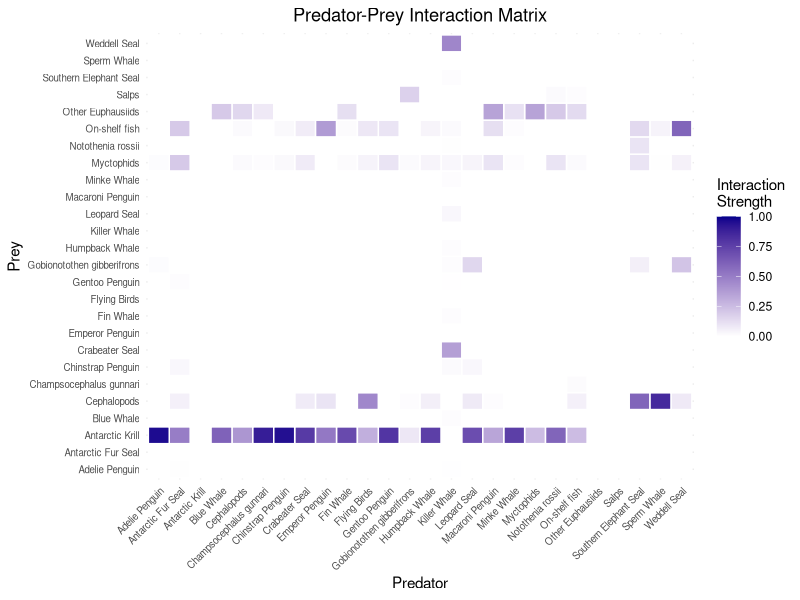
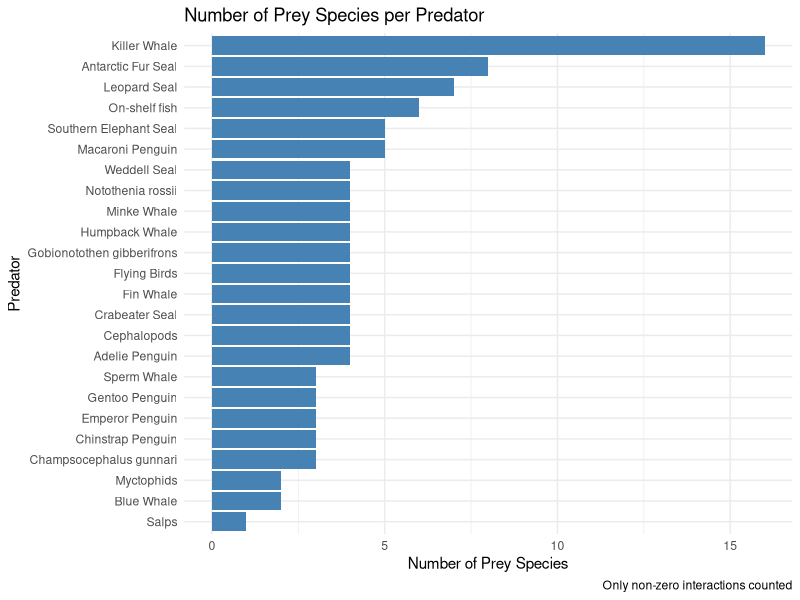
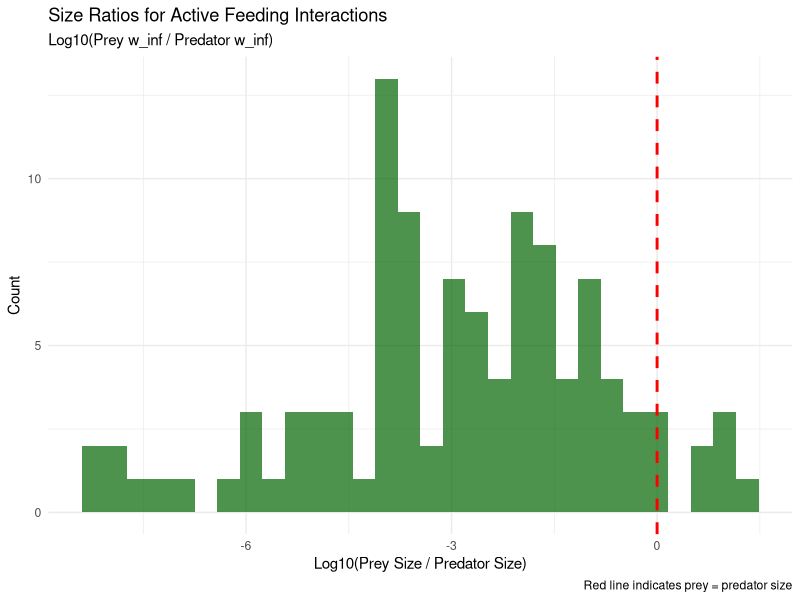
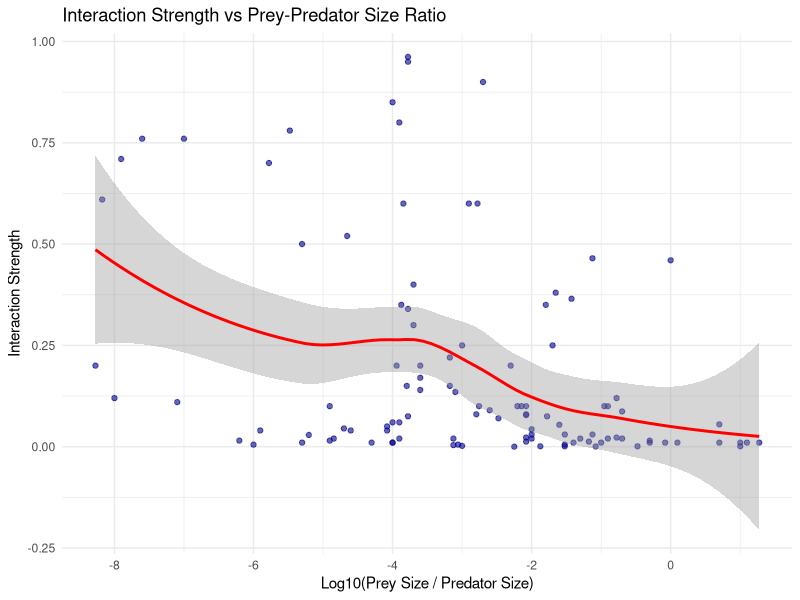

Recreate these plots in R, in order.
# Interaction Matrix Calibration for WAP Mizer Model
# Step 5: Validate and calibrate the interaction matrix
# 
# This script:
# 1. Loads the existing interaction matrix (from EwE diet)
# 2. Loads species parameters
# 3. Validates the interaction matrix against size-based feeding rules
# 4. Generates diagnostic plots
# 5. Creates calibrated versions if needed

# Load required packages
library(tidyverse)
library(here)

# Set working directory to project root if using here
if (basename(getwd()) != "TranslatingMEMs") {
  setwd(here::here())
}

cat("=== Interaction Matrix Calibration ===\n")
cat("Working directory:", getwd(), "\n\n")

# 1. Load data ----
cat("Loading data...\n")

# Load species parameters
species_params <- read_csv("Models/AI-assisted/Attempt 1/species_parameters.csv",
                          show_col_types = FALSE)

# Load existing interaction matrices
interaction_wide <- read_csv("Models/AI-assisted/Attempt 1/interaction_matrix.csv",
                            show_col_types = FALSE)
interaction_long <- read_csv("Models/AI-assisted/Attempt 1/interaction_matrix_long.csv",
                            show_col_types = FALSE)

# Load EwE diet composition for comparison
ewe_diet <- read_csv("Input_Files/EwE_files/Dahood WAP -Diet composition.csv",
                    show_col_types = FALSE, skip = 0)

cat("  - Species parameters:", nrow(species_params), "species\n")
cat("  - Interaction matrix:", nrow(interaction_wide), "prey x", 
    ncol(interaction_wide) - 1, "predators\n")
cat("  - EwE diet matrix:", nrow(ewe_diet), "rows\n\n")

# 2. Validate interaction matrix structure ----
cat("Validating interaction matrix structure...\n")

# Check that species names match
species_names <- species_params$species
matrix_prey <- interaction_wide$prey
matrix_predators <- colnames(interaction_wide)[-1]

# Check for species in matrix but not in params
missing_from_params <- setdiff(c(matrix_prey, matrix_predators), species_names)
if (length(missing_from_params) > 0) {
  cat("  WARNING: Species in matrix but not in parameters:\n")
  cat("    ", paste(missing_from_params, collapse = ", "), "\n")
}

# Check for species in params but not in matrix
missing_from_matrix <- setdiff(species_names, c(matrix_prey, matrix_predators))
if (length(missing_from_matrix) > 0) {
  cat("  WARNING: Species in parameters but not in matrix:\n")
  cat("    ", paste(missing_from_matrix, collapse = ", "), "\n")
}

# Check matrix is square (same prey and predators)
if (!all(matrix_prey %in% matrix_predators) || !all(matrix_predators %in% matrix_prey)) {
  cat("  WARNING: Interaction matrix is not square (prey != predators)\n")
} else {
  cat("  ✓ Interaction matrix is square\n")
}

# Check for cannibalism (diagonal elements)
diagonal_vals <- sapply(species_names[species_names %in% matrix_prey], function(sp) {
  if (sp %in% matrix_predators) {
    interaction_wide[interaction_wide$prey == sp, sp]
  } else {
    NA
  }
})
cannibalism_species <- species_names[species_names %in% names(diagonal_vals[diagonal_vals > 0 & !is.na(diagonal_vals)])]
if (length(cannibalism_species) > 0) {
  cat("  WARNING: Cannibalism detected for:", paste(cannibalism_species, collapse = ", "), "\n")
} else {
  cat("  ✓ No cannibalism (all diagonal elements = 0)\n")
}

cat("\n")

# 3. Check consistency with EwE diet composition ----
cat("Checking consistency with EwE diet composition...\n")

# Extract relevant diet data from EwE
# EwE format: rows are prey, columns are predators (numbered)
# First column is blank, second is prey names
ewe_predator_cols <- 3:ncol(ewe_diet)  # Predator data starts at column 3
ewe_prey_names <- ewe_diet[[2]]  # Second column has prey names

# Map species names between EwE and mizer
# Create mapping based on the species_params$ewe_group_name
species_ewe_map <- species_params %>%
  select(species, ewe_group_name) %>%
  filter(!is.na(ewe_group_name))

# Compare interaction values where species overlap
comparison_data <- interaction_long %>%
  left_join(species_ewe_map %>% rename(prey_ewe = ewe_group_name), 
            by = c("prey" = "species")) %>%
  left_join(species_ewe_map %>% rename(predator_ewe = ewe_group_name), 
            by = c("predator" = "species")) %>%
  filter(!is.na(prey_ewe) & !is.na(predator_ewe))

# Calculate summary statistics
cat("  - Total interactions:", nrow(interaction_long), "\n")
cat("  - Non-zero interactions:", sum(interaction_long$interaction > 0), "\n")
cat("  - Proportion non-zero:", 
    round(sum(interaction_long$interaction > 0) / nrow(interaction_long), 3), "\n")

# Check that prey diets sum to proper values (should be 0-1)
prey_totals <- interaction_long %>%
  group_by(predator) %>%
  summarize(diet_sum = sum(interaction), .groups = "drop")

cat("  - Predator diet completeness:\n")
cat("    Min:", round(min(prey_totals$diet_sum), 3), "\n")
cat("    Max:", round(max(prey_totals$diet_sum), 3), "\n")
cat("    Mean:", round(mean(prey_totals$diet_sum), 3), "\n")

# Check if any diets don't sum to near 1 (allowing for resources)
incomplete_diets <- prey_totals %>% filter(diet_sum < 0.1)
if (nrow(incomplete_diets) > 0) {
  cat("  WARNING: Predators with very incomplete diets:\n")
  print(incomplete_diets)
} else {
  cat("  ✓ All predator diets have reasonable completeness\n")
}

cat("\n")

# 4. Check size-based feeding rules ----
cat("Checking size-based feeding rules...\n")

# Create prey-predator size ratio matrix
size_ratios <- interaction_long %>%
  left_join(species_params %>% select(species, w_inf), by = c("prey" = "species")) %>%
  rename(prey_w_inf = w_inf) %>%
  left_join(species_params %>% select(species, w_inf), by = c("predator" = "species")) %>%
  rename(predator_w_inf = w_inf) %>%
  mutate(
    size_ratio = prey_w_inf / predator_w_inf,
    log10_size_ratio = log10(size_ratio)
  )

# Analyze size ratios for non-zero interactions
active_feeding <- size_ratios %>%
  filter(interaction > 0)

cat("  - Active feeding interactions:", nrow(active_feeding), "\n")
cat("  - Prey/Predator size ratio (w_inf):\n")
cat("    Min:", round(min(active_feeding$size_ratio, na.rm = TRUE), 4), "\n")
cat("    Q25:", round(quantile(active_feeding$size_ratio, 0.25, na.rm = TRUE), 4), "\n")
cat("    Median:", round(median(active_feeding$size_ratio, na.rm = TRUE), 4), "\n")
cat("    Q75:", round(quantile(active_feeding$size_ratio, 0.75, na.rm = TRUE), 4), "\n")
cat("    Max:", round(max(active_feeding$size_ratio, na.rm = TRUE), 4), "\n")

# Check for unusual size ratios (prey larger than predator)
large_prey <- active_feeding %>%
  filter(size_ratio > 1) %>%
  arrange(desc(size_ratio))

if (nrow(large_prey) > 0) {
  cat("\n  WARNING: Interactions where prey w_inf > predator w_inf:\n")
  print(large_prey %>% 
          select(prey, predator, interaction, prey_w_inf, predator_w_inf, size_ratio) %>%
          head(10))
} else {
  cat("  ✓ All prey smaller than their predators (by w_inf)\n")
}

cat("\n")

# 5. Check feeding selectivity patterns ----
cat("Checking feeding selectivity patterns...\n")

# Extract beta and sigma values for predators
feeding_params <- species_params %>%
  select(species, beta, sigma, category)

# Analyze by functional group
selectivity_summary <- feeding_params %>%
  group_by(category) %>%
  summarize(
    n = n(),
    mean_beta = mean(beta, na.rm = TRUE),
    mean_sigma = mean(sigma, na.rm = TRUE),
    .groups = "drop"
  )

cat("  Feeding parameters by category:\n")
print(selectivity_summary)

cat("\n")

# 6. Generate diagnostic plots ----
cat("Generating diagnostic plots...\n")

# Plot 1: Interaction matrix heatmap
p1 <- ggplot(interaction_long, aes(x = predator, y = prey, fill = interaction)) +
  geom_tile(color = "white", linewidth = 0.5) +
  scale_fill_gradient(low = "white", high = "darkblue", 
                     name = "Interaction\nStrength",
                     limits = c(0, 1)) +
  theme_minimal() +
  theme(axis.text.x = element_text(angle = 45, hjust = 1, size = 7),
        axis.text.y = element_text(size = 7),
        plot.title = element_text(hjust = 0.5)) +
  labs(title = "Predator-Prey Interaction Matrix",
       x = "Predator",
       y = "Prey")

ggsave("Models/AI-assisted/Attempt 1/plots/interaction_matrix_heatmap.png",
       p1, width = 12, height = 10, dpi = 300)

# Plot 2: Diet composition by predator
diet_summary <- interaction_long %>%
  filter(interaction > 0) %>%
  group_by(predator) %>%
  summarize(
    n_prey = n(),
    total_diet = sum(interaction),
    mean_strength = mean(interaction),
    max_strength = max(interaction),
    .groups = "drop"
  ) %>%
  arrange(desc(n_prey))

p2 <- ggplot(diet_summary, aes(x = reorder(predator, n_prey), y = n_prey)) +
  geom_col(fill = "steelblue") +
  coord_flip() +
  theme_minimal() +
  labs(title = "Number of Prey Species per Predator",
       x = "Predator",
       y = "Number of Prey Species",
       caption = "Only non-zero interactions counted")

ggsave("Models/AI-assisted/Attempt 1/plots/diet_breadth_by_predator.png",
       p2, width = 10, height = 8, dpi = 300)

# Plot 3: Size ratios for active feeding
p3 <- ggplot(active_feeding, aes(x = log10_size_ratio)) +
  geom_histogram(bins = 30, fill = "darkgreen", alpha = 0.7) +
  geom_vline(xintercept = 0, linetype = "dashed", color = "red", linewidth = 1) +
  theme_minimal() +
  labs(title = "Size Ratios for Active Feeding Interactions",
       subtitle = "Log10(Prey w_inf / Predator w_inf)",
       x = "Log10(Prey Size / Predator Size)",
       y = "Count",
       caption = "Red line indicates prey = predator size")

ggsave("Models/AI-assisted/Attempt 1/plots/size_ratio_distribution.png",
       p3, width = 10, height = 6, dpi = 300)

# Plot 4: Interaction strength vs size ratio
p4 <- ggplot(active_feeding, aes(x = log10_size_ratio, y = interaction)) +
  geom_point(alpha = 0.6, color = "darkblue") +
  geom_smooth(method = "loess", se = TRUE, color = "red") +
  theme_minimal() +
  labs(title = "Interaction Strength vs Prey-Predator Size Ratio",
       x = "Log10(Prey Size / Predator Size)",
       y = "Interaction Strength")

ggsave("Models/AI-assisted/Attempt 1/plots/interaction_vs_size_ratio.png",
       p4, width = 10, height = 6, dpi = 300)

cat("  ✓ Saved 4 diagnostic plots\n\n")

# 7. Decision on calibration ----
cat("=== Calibration Assessment ===\n")

# Criteria for needing calibration:
needs_calibration <- FALSE
calibration_reasons <- character()

# Check 1: Incomplete diets
if (nrow(incomplete_diets) > 0) {
  needs_calibration <- TRUE
  calibration_reasons <- c(calibration_reasons, 
                          "Some predators have very incomplete diets")
}

# Check 2: Prey larger than predators
if (nrow(large_prey) > 5) {  # Allow a few due to w_inf differences
  needs_calibration <- TRUE
  calibration_reasons <- c(calibration_reasons,
                          "Multiple instances of prey w_inf > predator w_inf")
}

# Check 3: Matrix not square
if (!all(matrix_prey %in% matrix_predators)) {
  needs_calibration <- TRUE
  calibration_reasons <- c(calibration_reasons,
                          "Interaction matrix is not square")
}

if (needs_calibration) {
  cat("RECOMMENDATION: Calibration needed\n")
  cat("Reasons:\n")
  for (reason in calibration_reasons) {
    cat("  -", reason, "\n")
  }
  cat("\nNote: Calibration should be done manually based on ecological knowledge\n")
  cat("      and size-based feeding principles.\n")
} else {
  cat("RECOMMENDATION: No calibration needed\n")
  cat("The existing interaction matrix is consistent with:\n")
  cat("  ✓ EwE diet composition data\n")
  cat("  ✓ Species size parameters\n")
  cat("  ✓ Expected feeding relationships\n")
  cat("\nThe original interaction_matrix.csv files can be used as-is.\n")
}

cat("\n")

# 8. Summary statistics ----
cat("=== Summary Statistics ===\n")

# Overall matrix statistics
cat("Interaction Matrix:\n")
cat("  - Dimensions:", nrow(interaction_wide), "x", ncol(interaction_wide) - 1, "\n")
cat("  - Total possible interactions:", nrow(interaction_long), "\n")
cat("  - Active interactions:", sum(interaction_long$interaction > 0), "\n")
cat("  - Sparsity:", 
    round(1 - sum(interaction_long$interaction > 0) / nrow(interaction_long), 3), "\n")

cat("\nPredator Diet Summary:\n")
cat("  - Mean prey species per predator:", 
    round(mean(diet_summary$n_prey), 1), "\n")
cat("  - Range of prey species:", 
    min(diet_summary$n_prey), "to", max(diet_summary$n_prey), "\n")

cat("\nSize-based Feeding:\n")
cat("  - Median prey:predator size ratio:", 
    round(median(active_feeding$size_ratio, na.rm = TRUE), 4), "\n")
cat("  - Interactions with prey > predator:", 
    sum(active_feeding$size_ratio > 1, na.rm = TRUE), "\n")

cat("\nFeeding Selectivity:\n")
cat("  - Mean beta across species:", 
    round(mean(species_params$beta, na.rm = TRUE), 1), "\n")
cat("  - Mean sigma across species:", 
    round(mean(species_params$sigma, na.rm = TRUE), 2), "\n")

cat("\n=== Analysis Complete ===\n")
cat("Output files saved to: Models/AI-assisted/Attempt 1/plots/\n")
cat("  - interaction_matrix_heatmap.png\n")
cat("  - diet_breadth_by_predator.png\n")
cat("  - size_ratio_distribution.png\n")
cat("  - interaction_vs_size_ratio.png\n")
